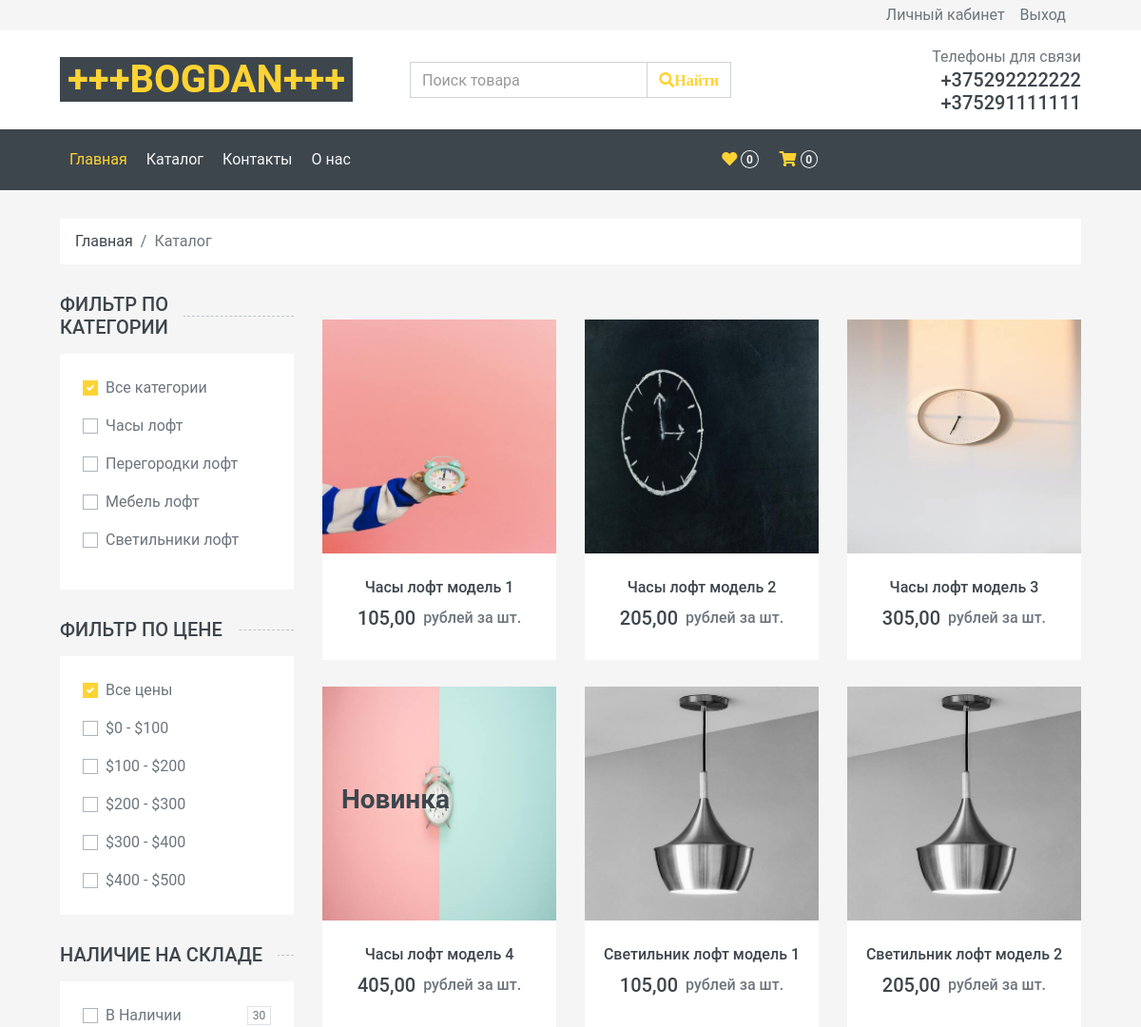
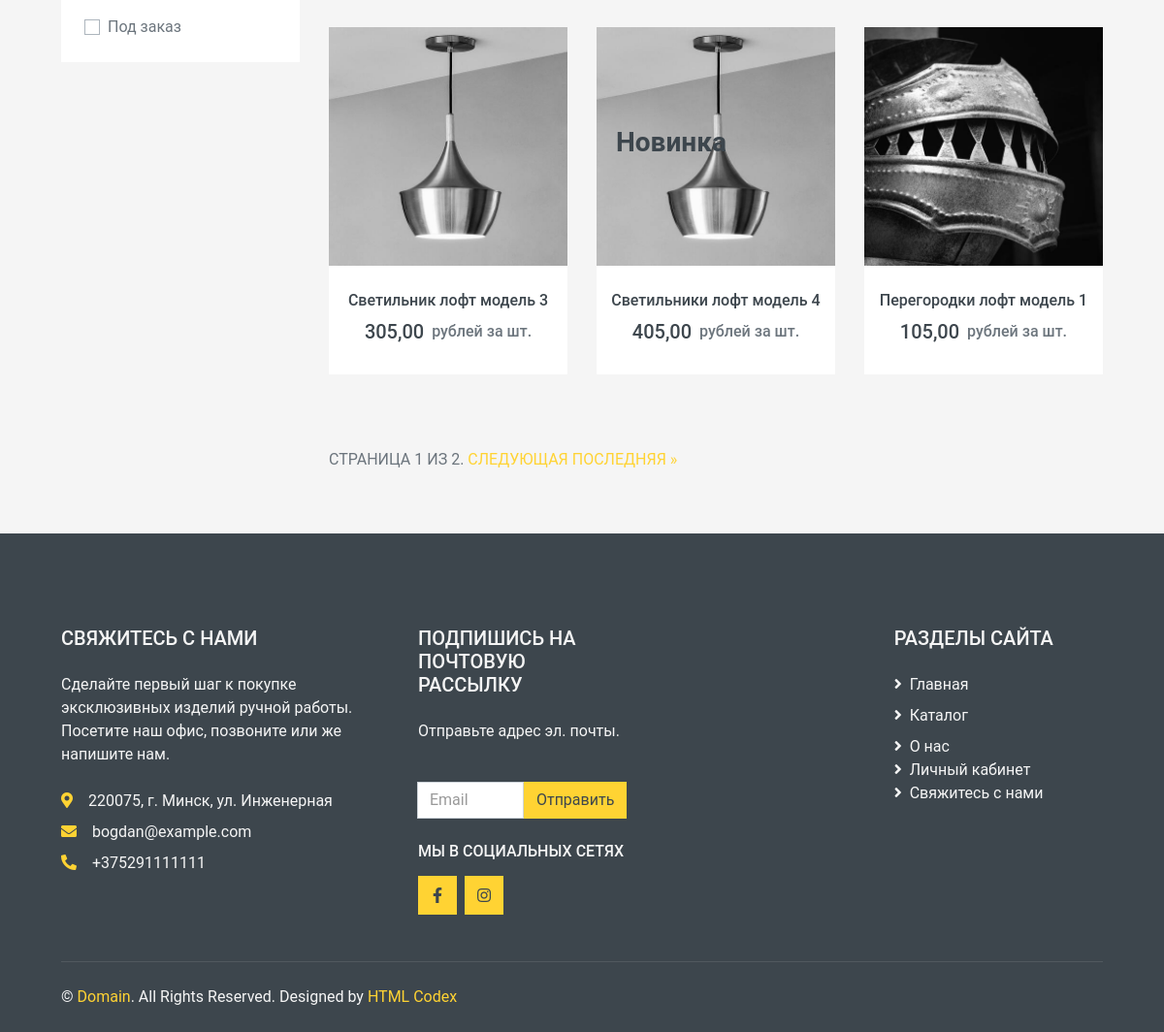
/catalog/ (signed in), run on the app's committed database (2 pictures, top to bottom).
### mainsite/models.py (models this page shows, shortened)
class Product(models.Model):
    title = models.CharField(
        max_length=128,
        verbose_name="название"
    )
    descr = models.TextField(verbose_name="описание")
    price = models.DecimalField(
        max_digits=10,
        decimal_places=2,
        verbose_name="Цена товара"
    )
    is_published = models.BooleanField(
        default=True,
        verbose_name="публикация"
    )
    novelty = models.BooleanField(
        default=False,
        verbose_name="новый товар"
    )
    date_created = models.DateTimeField(
        default=now,
        verbose_name="дата создания"
    )
    date_update = models.DateTimeField(
        auto_now=True,
        verbose_name='Время изменения'
    )
    slug = models.SlugField(
        verbose_name="URL",
        unique=True
    )
    category = models.ForeignKey(
        Category,
        on_delete=models.DO_NOTHING,
        verbose_name="категория"
    )
    author = models.ForeignKey(
        User,
        on_delete=models.CASCADE,
        verbose_name='автор',
    )
    image = models.ImageField(
        upload_to='post',
        verbose_name='картинка',
        null=True,
        blank=True
    )
    def get_absolute_url(self):
        return reverse("mainsite_product", kwargs={"product_slug": self.slug})
    class Meta:
        db_table = "mainsite_products"
        verbose_name = "изделие"
        verbose_name_plural = "изделия"
        ordering = ["date_created"]

### mainsite/views.py (the view)
# urls.py: path("catalog/", CatalogListView.as_view(), name = 'mainsite_catalog'),
class CatalogListView(BaseMixin, ListView):
    paginate_by = 9
    template_name = "mainsite_new/catalog.html"
    context_object_name = "catalog"
    model = Product
    def get_queryset(self):
        return Product.objects.filter(is_published=True)
    def get_context_data(self, *, object_list=None, **kwargs):
        context = super().get_context_data()
        context.update(self.context)
        return context

### mainsite/forms.py
class EmailBaseForm(ModelForm):
    email = EmailField(
        widget=EmailInput(
            attrs={
                'class': 'form-control',
                'id': 'email',
                'placeholder': 'Email'
            }
        ),
        max_length=254
    )
    class Meta:
        model = EmailBase
        fields = ('email',)

### mainsite/templates/mainsite_new/catalog.html (shortened to what this page needs)
{% extends "mainsite_new/base.html" %}
{% load static %}
{% block main_new %}
<div class="container-fluid">
    <div class="row px-xl-5">
        <div class="col-12">
            <nav class="breadcrumb bg-light mb-30">
                <a class="breadcrumb-item text-dark" href="{% url 'mainsite_products' %}">Главная</a>
                <span class="breadcrumb-item active">Каталог</span>
            </nav>
        </div>
    </div>
</div>
    <div class="container-fluid">
        <div class="row px-xl-5">
            <div class="col-lg-3 col-md-4">
                <h5 class="section-title position-relative text-uppercase mb-3"><span class="bg-secondary pr-3">Фильтр по категории</span></h5>
                <div class="bg-light p-4 mb-30">
                    <form>
                        <div class="custom-control custom-checkbox d-flex align-items-center justify-content-between mb-3">
                            <label class="custom-control-label" for="size-3">Все категории</label>
                        </div>
                        <div class="custom-control custom-checkbox d-flex align-items-center justify-content-between mb-3">
                            <label class="custom-control-label" for="size-all">Часы лофт</label>
                        </div>
                        <div class="custom-control custom-checkbox d-flex align-items-center justify-content-between mb-3">
                            <label class="custom-control-label" for="size-1">Перегородки лофт</label>
                        </div>
                        <div class="custom-control custom-checkbox d-flex align-items-center justify-content-between mb-3">
                            <label class="custom-control-label" for="size-2">Мебель лофт</label>
                        </div>
                        <div class="custom-control custom-checkbox d-flex align-items-center justify-content-between mb-3">
                            <label class="custom-control-label" for="size-3">Светильники лофт</label>
                        </div>
                    </form>
                </div>
                <h5 class="section-title position-relative text-uppercase mb-3"><span class="bg-secondary pr-3">Фильтр по цене</span></h5>
                <div class="bg-light p-4 mb-30">
                    <form>
                        <div class="custom-control custom-checkbox d-flex align-items-center justify-content-between mb-3">
                            <label class="custom-control-label" for="price-all">Все цены</label>
                        </div>
                        <div class="custom-control custom-checkbox d-flex align-items-center justify-content-between mb-3">
                            <label class="custom-control-label" for="price-1">$0 - $100</label>
                        </div>
                        <div class="custom-control custom-checkbox d-flex align-items-center justify-content-between mb-3">
                            <label class="custom-control-label" for="price-2">$100 - $200</label>
                        </div>
                        <div class="custom-control custom-checkbox d-flex align-items-center justify-content-between mb-3">
                            <label class="custom-control-label" for="price-3">$200 - $300</label>
                        </div>
                        <div class="custom-control custom-checkbox d-flex align-items-center justify-content-between mb-3">
                            <label class="custom-control-label" for="price-4">$300 - $400</label>
                        </div>
                        <div class="custom-control custom-checkbox d-flex align-items-center justify-content-between">
                            <label class="custom-control-label" for="price-5">$400 - $500</label>
                        </div>
                    </form>
                </div>
                <h5 class="section-title position-relative text-uppercase mb-3"><span class="bg-secondary pr-3">Наличие на складе</span></h5>
                <div class="bg-light p-4 mb-30">
                    <form>
                        <div class="custom-control custom-checkbox d-flex align-items-center justify-content-between mb-3">
                            <label class="custom-control-label" for="color-4">В Наличии</label>
                            <span class="badge border font-weight-normal">30</span>
                        </div>
                        <div class="custom-control custom-checkbox d-flex align-items-center justify-content-between">
                            <label class="custom-control-label" for="color-5">Под заказ</label>
                        </div>
                    </form>
                </div>
            </div>
            <div class="col-lg-9 col-md-8">
                <div class="row pb-3">
                    <div class="col-12 pb-1">
                    </div>
                    {% include "mainsite_new/product_card.html"%}
                    <div class="container-fluid pt-5">
                        <div class="pagination">
                            <span class="step-links">
                                <span class="current">
                                    СТРАНИЦА {{ page_obj.number }} ИЗ {{ page_obj.paginator.num_pages }}.
                                </span>
                                {% if page_obj.has_next %}
                                    <a href="?page={{ page_obj.next_page_number }}">СЛЕДУЮЩАЯ</a>
                                    <a href="?page={{ page_obj.paginator.num_pages }}">ПОСЛЕДНЯЯ &raquo;</a>
                                {% endif %}
                            </span>
                        </div>
                    </div>
            </div>
        </div>
    </div>
</div>
{% endblock %}

### mainsite/templates/mainsite_new/product_card.html (shortened to what this page needs)
{% for product in page_obj %}
<div class="col-lg-4 col-md-6 col-sm-6 pb-1">
    <div class="product-item bg-light mb-4">
        <div class="product-img position-relative overflow-hidden">
            <img class="img-fluid w-100" src="{{ product.image.url }}" alt="...">
            <div class="product-action">
                {% if product.novelty %}
                <h3 ><span class="label label-danger">Новинка</span></h3>
                {% endif %}
            </div>
        </div>
        <div class="text-center py-4">
                <a class="h6 text-decoration-none text-truncate" href="{{ product.get_absolute_url }}">{{ product.title }}</a>
                <div class="d-flex align-items-center justify-content-center mt-2">
                    <h5>{{ product.price }}</h5><h6 class="text-muted ml-2">рублей за шт.</h6>
                </div>
        </div>
    </div>
</div>
{% endfor %}

### data on the page
Product: image (picture), title "Часы лофт модель 1", price "105,00"
Product: image (picture), title "Часы лофт модель 2", price "205,00"
Product: image (picture), title "Часы лофт модель 3", price "305,00"
Product: image (picture), novelty "Новинка", title "Часы лофт модель 4", price "405,00"
Product: image (picture), title "Светильник лофт модель 1", price "105,00"
Product: image (picture), title "Светильник лофт модель 2", price "205,00"
Product: image (picture), title "Светильник лофт модель 3", price "305,00"
Product: image (picture), novelty "Новинка", title "Светильники лофт модель 4", price "405,00"
Product: image (picture), title "Перегородки лофт модель 1", price "105,00"

### other printed values
{{ page_obj.number }} "1"
{{ page_obj.paginator.num_pages }} "2"
